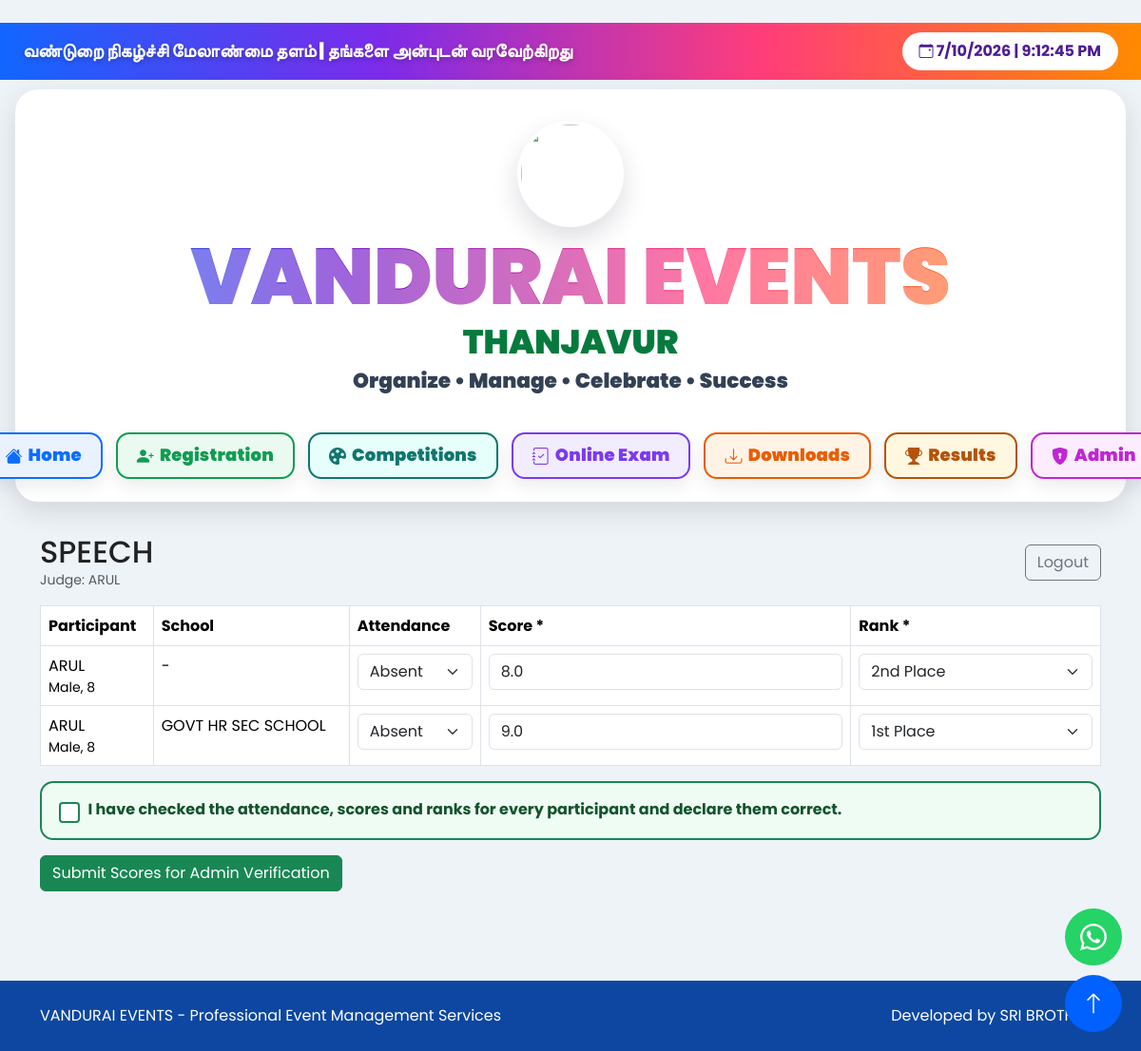
/judge/competition/1 (signed in), run on the app's committed database.
### models.py (models this page shows)
class Competition(db.Model):
    __tablename__ = "competitions"
    id = db.Column(db.Integer, primary_key=True)
    event_id = db.Column(db.Integer, db.ForeignKey("events.id"), nullable=False)
    name = db.Column(db.String(180), nullable=False)
    category = db.Column(db.String(100))
    description = db.Column(db.Text)
    registration_enabled = db.Column(db.Boolean, default=True, nullable=False)
    results_published = db.Column(db.Boolean, default=False, nullable=False)
    created_at = db.Column(db.DateTime, default=datetime.utcnow)
    event = db.relationship("Event")
    registrations = db.relationship("CompetitionRegistration", back_populates="competition", cascade="all, delete-orphan")
    judges = db.relationship("CompetitionJudge", back_populates="competition", cascade="all, delete-orphan")

class CompetitionJudge(db.Model):
    __tablename__ = "competition_judges"
    __table_args__ = (db.UniqueConstraint("username", name="uq_competition_judge_username"),)
    id = db.Column(db.Integer, primary_key=True)
    competition_id = db.Column(db.Integer, db.ForeignKey("competitions.id"), nullable=False)
    name = db.Column(db.String(150), nullable=False)
    username = db.Column(db.String(80), nullable=False)
    password_hash = db.Column(db.String(255), nullable=False)
    is_active = db.Column(db.Boolean, default=True, nullable=False)
    created_at = db.Column(db.DateTime, default=datetime.utcnow)
    competition = db.relationship("Competition", back_populates="judges")

class CompetitionRegistration(db.Model):
    __tablename__ = "competition_registrations"
    __table_args__ = (db.UniqueConstraint("competition_id", "mobile", "participant_name", name="uq_competition_registration"),)
    id = db.Column(db.Integer, primary_key=True)
    competition_id = db.Column(db.Integer, db.ForeignKey("competitions.id"), nullable=False)
    registration_no = db.Column(db.String(32), unique=True, nullable=False)
    participant_name = db.Column(db.String(150), nullable=False)
    gender = db.Column(db.String(20), nullable=False, default="Not specified")
    age = db.Column(db.Integer)
    mobile = db.Column(db.String(20))
    school_name = db.Column(db.String(220))
    class_name = db.Column(db.String(60))
    is_present = db.Column(db.Boolean, default=False, nullable=False)
    score = db.Column(db.Float)
    rank = db.Column(db.String(40), default="Participant Certificate", nullable=False)
    judge_submitted_at = db.Column(db.DateTime)
    created_at = db.Column(db.DateTime, default=datetime.utcnow)
    competition = db.relationship("Competition", back_populates="registrations")

### routes.py (the view, shortened to what this page needs)
@routes.route("/judge/competition/<int:competition_id>", methods=["GET", "POST"])
def judge_competition(competition_id):
    judge = CompetitionJudge.query.get(session.get("competition_judge_id"))
    if not judge or not judge.is_active or judge.competition_id != competition_id:
        return redirect(url_for("routes.judge_login"))
    competition = Competition.query.get_or_404(competition_id)
    registrations = CompetitionRegistration.query.filter_by(competition_id=competition.id).order_by(CompetitionRegistration.participant_name).all()
    error = ""
    return render_template("judge_competition.html", judge=judge, competition=competition, registrations=registrations, ranks=RANK_OPTIONS, error=error)

### templates/judge_competition.html (shortened to what this page needs)
{% extends "base.html" %}
{% block content %}<main class="container py-4"><style>.judge-declaration{border:2px solid #198754;background:#effcf4;border-radius:14px;padding:16px 18px}.judge-declaration .form-check-input{width:1.35rem;height:1.35rem;border:2px solid #198754}.judge-declaration .form-check-input:checked{background-color:#198754}.judge-declaration label{font-weight:700;color:#14532d;padding-left:.4rem}</style><div class="d-flex justify-content-between align-items-center mb-3"><div><h2 class="mb-0">{{ competition.name }}</h2><small class="text-muted">Judge: {{ judge.name }}</small></div><a href="{{ url_for('routes.judge_logout') }}" class="btn btn-outline-secondary">Logout</a></div>{% if request.args.get('saved') %}<div class="alert alert-success">Scores and ranks submitted for admin verification.</div>{% endif %}{% if error %}<div class="alert alert-danger">{{ error }}</div>{% endif %}<form method="post" onsubmit="return confirm('Have you checked every participant score and rank? This will be sent for admin verification.');"><div class="table-responsive"><table class="table table-bordered bg-white"><thead><tr><th>Participant</th><th>School</th><th>Attendance</th><th>Score *</th><th>Rank *</th></tr></thead><tbody>{% for item in registrations %}<tr><td>{{ item.participant_name }}<br><small>{{ item.gender }}{% if item.class_name %}, {{ item.class_name }}{% endif %}</small></td><td>{{ item.school_name or '-' }}</td><td><select name="attendance_{{ item.id }}" class="form-select"><option value="present" {% if item.is_present %}selected{% endif %}>Present</option><option value="absent" {% if not item.is_present %}selected{% endif %}>Absent</option></select></td><td><input name="score_{{ item.id }}" type="number" step="0.01" min="0" class="form-control" required value="{{ item.score if item.score is not none else '' }}"></td><td><select name="rank_{{ item.id }}" class="form-select">{% for rank in ranks %}<option {% if item.rank == rank %}selected{% endif %}>{{ rank }}</option>{% endfor %}</select></td></tr>{% else %}<tr><td colspan="5" class="text-center">No registrations yet.</td></tr>{% endfor %}</tbody></table></div><div class="judge-declaration mb-3"><div class="form-check"><input class="form-check-input" type="checkbox" name="declaration" id="declaration" required><label class="form-check-label" for="declaration">I have checked the attendance, scores and ranks for every participant and declare them correct.</label></div></div><button class="btn btn-success">Submit Scores for Admin Verification</button></form></main>{% endblock %}

### templates/base.html (shortened to what this page needs)
﻿<!DOCTYPE html>
<html lang="en">
<head>
    <link href="https://cdn.jsdelivr.net/npm/bootstrap@5.3.3/dist/css/bootstrap.min.css"
          rel="stylesheet">
    <link href="https://cdn.jsdelivr.net/npm/bootstrap-icons@1.11.3/font/bootstrap-icons.css"
          rel="stylesheet">
    <link rel="stylesheet"
          href="{{ url_for('static',filename='css/style.css') }}">
</head>
<body>
<a href="https://wa.me/919999999999" class="whatsapp" aria-label="Open WhatsApp">
    <i class="bi bi-whatsapp"></i>
</a>
<a href="#" class="top-btn" aria-label="Back to top">
    <i class="bi bi-arrow-up"></i>
</a>
<div class="top-bar">
<div class="container-fluid d-flex justify-content-between align-items-center">
    <div class="welcome-text">
        வண்டுறை நிகழ்ச்சி மேலாண்மை தளம் |
        தங்களை அன்புடன் வரவேற்கிறது
    </div>
    <div class="clock-box">
        <i class="bi bi-calendar-event"></i>
        <span id="clock"></span>
    </div>
</div>
</div>
<nav class="navbar navbar-expand-lg modern-navbar">
    <div class="container brand-header-stack">
        <a class="navbar-brand brand-stack m-0" href="/">
            <img src="{{ url_for('static', filename='images/logo.png') }}"
                 class="logo-img"
                 alt="Logo">
            <div class="brand-copy">
                <h2 class="brand-title mb-0">
                    VANDURAI EVENTS
                </h2>
                <h5 class="brand-location mb-1">
                    THANJAVUR
                </h5>
                <small class="brand-subtitle">
                    Organize • Manage • Celebrate • Success
                </small>
            </div>
        </a>
        <div class="collapse navbar-collapse justify-content-center mt-3"
             id="menu">
    <ul class="navbar-nav">
        <li class="nav-item">
            <a class="nav-link home-link" href="/">
                <i class="bi bi-house-fill"></i> Home
            </a>
        </li>
        <li class="nav-item">
            <a class="nav-link register-link" href="/register">
                <i class="bi bi-person-plus-fill"></i> Registration
            </a>
        </li>
        <li class="nav-item">
            <a class="nav-link competition-link" href="/competition-register">
                <i class="bi bi-palette-fill"></i> Competitions
            </a>
        </li>
        <li class="nav-item">
            <a class="nav-link exam-link" href="/exam-login">
                <i class="bi bi-journal-check"></i> Online Exam
            </a>
        </li>
        <li class="nav-item">
            <a class="nav-link downloads-link" href="/downloads">
                <i class="bi bi-download"></i> Downloads
            </a>
        </li>
        <li class="nav-item">
            <a class="nav-link results-link" href="/results">
                <i class="bi bi-trophy-fill"></i> Results
            </a>
        </li>
        <li class="nav-item">
            <a class="nav-link admin-link" href="/login">
                <i class="bi bi-shield-lock-fill"></i> Admin
            </a>
        </li>
    </ul>
        </div>
    </div>
</nav>
{% block content %}
{% endblock %}
<footer>
<div class="container">
<div class="row">
<div class="col-md-6">
VANDURAI EVENTS - Professional Event Management Services
</div>
<div class="col-md-6 text-end">
Developed by
SRI BROTHERS
</div>
</div>
</div>
</footer>
</body>
</html>

### templates/judge_competition.html (style rules this page uses)
.judge-declaration { border:2px solid #198754;background:#effcf4;border-radius:14px;padding:16px 18px }
.judge-declaration .form-check-input { width:1.35rem;height:1.35rem;border:2px solid #198754 }
.judge-declaration label { font-weight:700;color:#14532d;padding-left:.4rem }

### data on the page
Competition: name "SPEECH"
CompetitionJudge: name "ARUL"
CompetitionRegistration: participant_name "ARUL", gender "Male", class_name "8", school_name "-", is_present+id "Absent", score "8.0", rank+id "2nd Place"
CompetitionRegistration: participant_name "ARUL", gender "Male", class_name "8", school_name "GOVT HR SEC SCHOOL", is_present+id "Absent", score "9.0", rank+id "1st Place"
